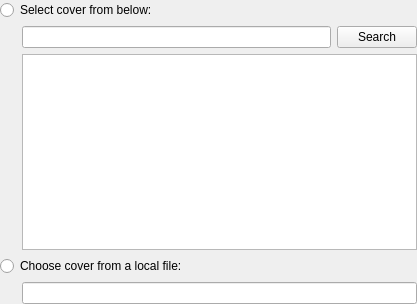
<?xml version="1.0" encoding="UTF-8"?>
<ui version="4.0">
 <class>CoverDialog</class>
 <widget class="QWidget" name="CoverDialog">
  <property name="geometry">
   <rect>
    <x>0</x>
    <y>0</y>
    <width>417</width>
    <height>304</height>
   </rect>
  </property>
  <property name="windowTitle">
   <string>Form</string>
  </property>
  <layout class="QGridLayout" name="gridLayout">
   <property name="margin">
    <number>0</number>
   </property>
   <item row="0" column="0" colspan="3">
    <widget class="QRadioButton" name="downloadRadio">
     <property name="text">
      <string>Select cover from below:</string>
     </property>
    </widget>
   </item>
   <item row="1" column="1">
    <widget class="QLineEdit" name="query"/>
   </item>
   <item row="1" column="2">
    <widget class="QPushButton" name="search">
     <property name="text">
      <string>Search</string>
     </property>
    </widget>
   </item>
   <item row="2" column="0">
    <spacer name="horizontalSpacer">
     <property name="orientation">
      <enum>Qt::Horizontal</enum>
     </property>
     <property name="sizeType">
      <enum>QSizePolicy::Fixed</enum>
     </property>
     <property name="sizeHint" stdset="0">
      <size>
       <width>16</width>
       <height>16</height>
      </size>
     </property>
    </spacer>
   </item>
   <item row="2" column="1" colspan="2">
    <widget class="QListWidget" name="list"/>
   </item>
   <item row="3" column="0" colspan="3">
    <widget class="QRadioButton" name="localRadio">
     <property name="text">
      <string>Choose cover from a local file:</string>
     </property>
    </widget>
   </item>
   <item row="4" column="1" colspan="2">
    <widget class="DirRequester" name="localChooser"/>
   </item>
  </layout>
 </widget>
 <tabstops>
  <tabstop>downloadRadio</tabstop>
  <tabstop>query</tabstop>
  <tabstop>search</tabstop>
  <tabstop>localRadio</tabstop>
  <tabstop>localChooser</tabstop>
  <tabstop>list</tabstop>
 </tabstops>
 <resources/>
 <connections>
  <connection>
   <sender>downloadRadio</sender>
   <signal>toggled(bool)</signal>
   <receiver>query</receiver>
   <slot>setEnabled(bool)</slot>
   <hints>
    <hint type="sourcelabel">
     <x>19</x>
     <y>15</y>
    </hint>
    <hint type="destinationlabel">
     <x>72</x>
     <y>47</y>
    </hint>
   </hints>
  </connection>
  <connection>
   <sender>downloadRadio</sender>
   <signal>toggled(bool)</signal>
   <receiver>search</receiver>
   <slot>setEnabled(bool)</slot>
   <hints>
    <hint type="sourcelabel">
     <x>313</x>
     <y>22</y>
    </hint>
    <hint type="destinationlabel">
     <x>348</x>
     <y>54</y>
    </hint>
   </hints>
  </connection>
  <connection>
   <sender>downloadRadio</sender>
   <signal>toggled(bool)</signal>
   <receiver>list</receiver>
   <slot>setEnabled(bool)</slot>
   <hints>
    <hint type="sourcelabel">
     <x>205</x>
     <y>17</y>
    </hint>
    <hint type="destinationlabel">
     <x>201</x>
     <y>96</y>
    </hint>
   </hints>
  </connection>
  <connection>
   <sender>localRadio</sender>
   <signal>toggled(bool)</signal>
   <receiver>localChooser</receiver>
   <slot>setEnabled(bool)</slot>
   <hints>
    <hint type="sourcelabel">
     <x>16</x>
     <y>253</y>
    </hint>
    <hint type="destinationlabel">
     <x>41</x>
     <y>284</y>
    </hint>
   </hints>
  </connection>
 </connections>
 <customwidgets>
  <customwidget>
   <class>DirRequester</class>
   <extends>QLineEdit</extends>
   <header>dirrequester.h</header>
   <container>1</container>
  </customwidget>
 </customwidgets>
</ui>
